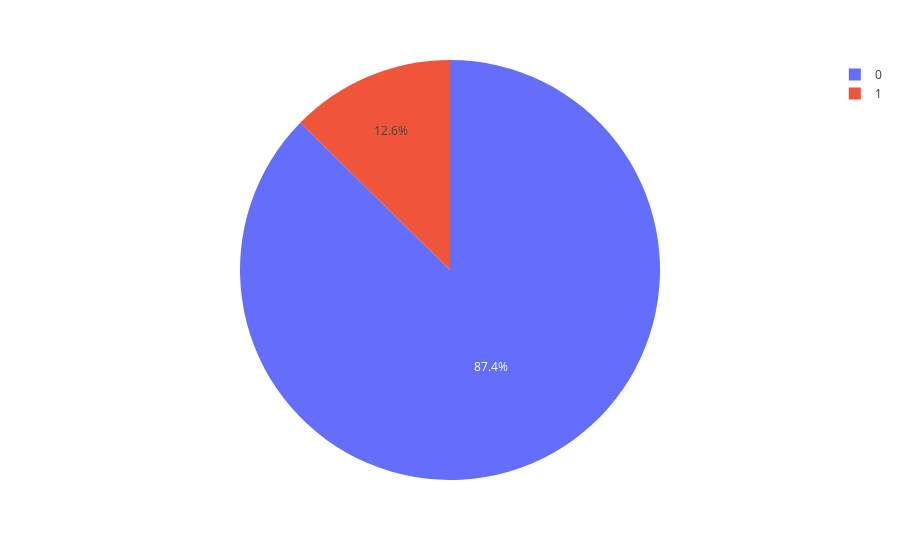

Write notebook code for a chart like this one.
### Code cell
px.pie(df['target'].value_counts().reset_index(),values = 'target', names = 'index' )

### Figure 1 — Plotly figure (JSON) as saved in the notebook; plotly's stock layout.template omitted (floating-point values rounded to 4 significant figures)
{"data": [{"domain": {"x": [0, 1], "y": [0, 1]}, "hovertemplate": "index=%{label}<br>target=%{value}<extra></extra>", "labels": [0, 1], "legendgroup": "", "name": "", "showlegend": true, "type": "pie", "values": [4516, 653]}], "layout": {"legend": {"tracegroupgap": 0}, "margin": {"t": 60}}}
